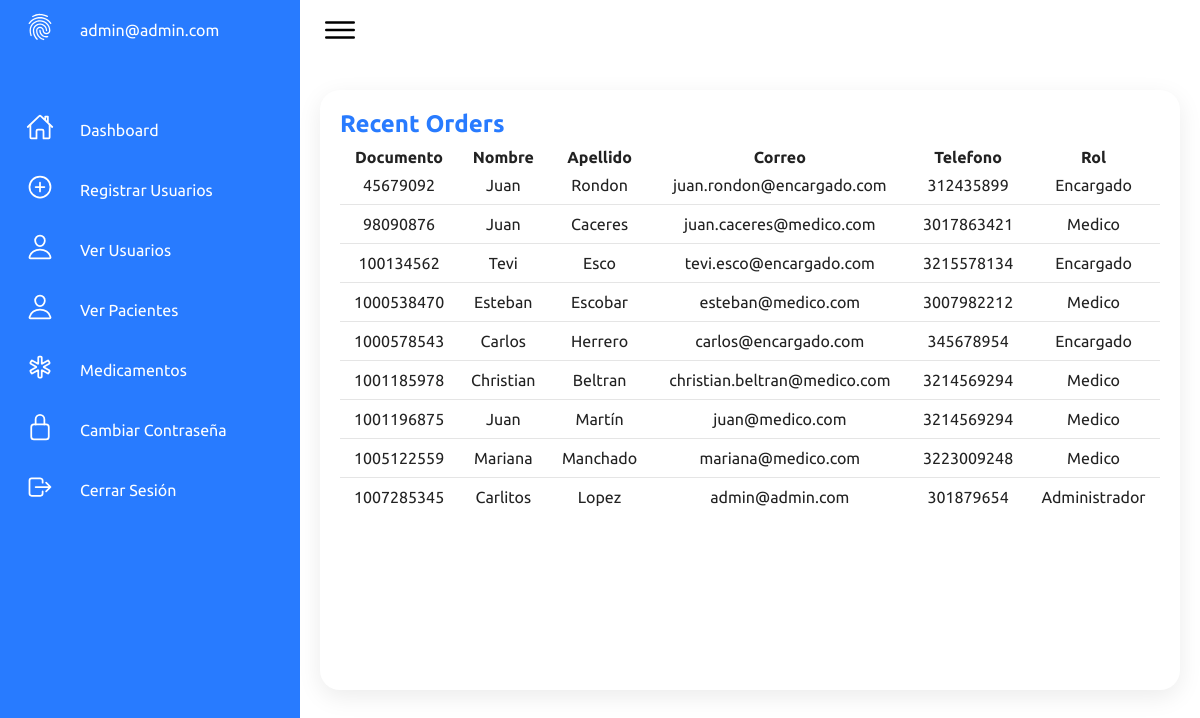
Page /includes/verusuarios.php (signed in) on the committed database.
### tables this page shows
CREATE TABLE `usuario` (
  `documento` bigint(20) NOT NULL,
  `nombre` varchar(128) NOT NULL,
  `apellido` varchar(128) NOT NULL,
  `correo` varchar(256) NOT NULL,
  `password` varchar(300) NOT NULL,
  `telefono` bigint(20) NOT NULL,
  `idRol` int(11) NOT NULL
);

CREATE TABLE `rol` (
  `idRol` int(11) NOT NULL,
  `nombre` varchar(100) NOT NULL
);

### includes/verusuarios.php (the view, shortened to what this page needs)
<?php
require '../includes/conexion.php';
$sql = "SELECT usuario.documento AS documento, usuario.nombre AS nombre, usuario.apellido AS apellido, usuario.correo AS correo, usuario.telefono AS telefono, rol.nombre AS rol FROM usuario INNER JOIN rol on usuario.idRol = rol.idRol;";
$resultado = $link->query($sql);
?>
<!DOCTYPE html>
<html lang="en">
<head>
    <link rel="stylesheet" href="../css/styleusuario.css">
</head>
<body>
    <div class="container">
        <div class="navigation">
            <ul>
                <li>
                    <a href="">
                        <span class="icon"><ion-icon name="finger-print-outline"></ion-icon></span>
                        <span class="title"><?php echo htmlspecialchars($_SESSION["username"]); ?></span>
                    </a>
                </li>
                <li>
                    <a href="homeadmin.php">
                        <span class="icon"><ion-icon name="home-outline"></ion-icon></span>
                        <span class="title">Dashboard</span>
                    </a>
                </li>
                <li>
                    <a href="registro.php">
                        <span class="icon"><ion-icon name="add-circle-outline"></ion-icon></span>
                        <span class="title">Registrar Usuarios</span>
                    </a>
                </li>
                <li>
                    <a href="verusuarios.php">
                        <span class="icon"><ion-icon name="person-outline"></ion-icon></span>
                        <span class="title">Ver Usuarios</span>
                    </a>
                </li>
                <li>
                    <a href='pacientes.php'>
                        <span class='icon'><ion-icon name='person-outline'></ion-icon></span>
                        <span class='title'>Ver Pacientes</span>
                    </a>
                </li>
                <li>
                    <a href="vermedicamentoa.php">
                        <span class="icon"><ion-icon name="medical-outline"></ion-icon></span>
                        <span class="title">Medicamentos</span>
                    </a>
                </li>
                <li>
                    <a href="contraseña.php">
                        <span class="icon"><ion-icon name="lock-closed-outline"></ion-icon></span>
                        <span class="title">Cambiar Contraseña</span>
                    </a>
                </li>
                <li>
                    <a href="logout.php">
                        <span class="icon"><ion-icon name="log-out-outline"></ion-icon></span>
                        <span class="title">Cerrar Sesión</span>
                    </a>
                </li>
            </ul>
        </div>
    </div>
    <div class="main">
        <div class="topbar">
            <div class="toggle">
                <ion-icon name="menu-outline"></ion-icon>
            </div>
        </div>
                <div class="details">
                <div class="recentOrders">
                    <section class="price container">
                        <h1 style="color: var(--blue);">Recent Orders</h1>
                    <table>
                        <thead>
                        <tr>
                                <th>Documento</th>
                                <th>Nombre</th>
                                <th>Apellido</th>
                                <th>Correo</th>
                                <th>Telefono</th>
                                <th>Rol</th>
                            </tr>
                        </thead>
                        <tbody>
                        <?php while($row = $resultado->fetch_array(MYSQLI_ASSOC)) { ?>
							<tr>
								<td><center><?php echo $row['documento'];?></center></td>
								<td><center><?php echo $row['nombre']; ?></center></td>
								<td><center><?php echo $row['apellido']; ?></center></td>
								<td><center><?php echo $row['correo']; ?></center></td>
								<td><center><?php echo $row['telefono']; ?></center></td>
								<td><center><?php echo $row['rol']; ?></center></td>
							</tr>
						<?php } ?>
                        </tbody>
                    </table>
                    </section>
                </div>
            </div>
    </div>
</body>
</html>

### css/styleusuario.css (style rules this page uses)
* { margin: 0; padding: 0; box-sizing: border-box; font-family: 'Ubuntu', sans-serif; }
:root { --blue: #287bff; --white: #fff; --grey: #f5f5f5; --black1: #222; --black2: #999; }
body { min-height: 100vh; overflow-x: hidden; }
.container { position: relative; width: 100%; }
.navigation { position: fixed; width: 300px; height: 100%; background: var(--blue); border-left: 10px solid var(--blue); transition: 0.5s; overflow: hidden; }
.navigation ul { position: absolute; top: 0; left: 0; width: 100%; }
.navigation ul li { position: relative; width: 100%; list-style: none; border-top-left-radius: 30px; border-bottom-left-radius: 30px; }
.navigation ul li:nth-child(1) { margin-bottom: 40px; pointer-events: none; }
.navigation ul li a { position: relative; display: block; width: 100%; display: flex; text-decoration: none; color: var(--white); }
.navigation ul li a .icon { position: relative; display: block; min-width: 60px; height: 60px; line-height: 70px; text-align: center; }
.navigation ul li a .icon ion-icon { font-size: 1.75em; }
.navigation ul li a .title { position: relative; display: block; padding: 0 10px; height: 60px; line-height: 60px; text-align: start; white-space: nowrap; }
.main { position: absolute; width: calc(100% - 300px); left: 300px; min-height: 100vh; background: var(--white); transition: 0.5s; }
.topbar { width: 100%; height: 60px; display: flex; justify-content: space-between; align-items: center; padding: 0 10px; }
.toggle { position: relative; width: 60px; height: 60px; display: flex; justify-content: center; align-items: center; font-size: 2.5em; cursor: pointer; }
.details { position: relative; width: 100%; padding: 20px; display: grid; grid-template-columns:1fr; grid-gap: 30px; margin-top: 10px; }
.details .recentOrders { position: relative; display: grid; min-height: 600px; background: var(--white); padding: 20px; box-shadow: 0 7px 25px rgba(0, 0, 0, 0.08); border-radius: 20px; }
.details table { width: 100%; border-collapse: collapse; margin-top: 10px; }
.details .recentOrders table tr { color: var(--black1); border-bottom: 1px solid rgba(0, 0, 0, 0.1); }
.details .recentOrders table tr:last-child { border-bottom: none; }
.details .recentOrders table tr td { padding: 10px; }
.details .recentOrders table tr td:last-child { text-align: end; }
.details .recentOrders table tr td:nth-child(2) { text-align: end; }
.details .recentOrders table tr td:nth-child(3) { text-align: center; }

### rows in the picture
usuario: documento "45679092", nombre "Juan", apellido "Rondon", correo "juan.rondon@encargado.com", telefono "312435899", idRol.nombre "Encargado"
usuario: documento "98090876", nombre "Juan", apellido "Caceres", correo "juan.caceres@medico.com", telefono "3017863421", idRol.nombre "Medico"
usuario: documento "100134562", nombre "Tevi", apellido "Esco", correo "tevi.esco@encargado.com", telefono "3215578134", idRol.nombre "Encargado"
usuario: documento "1000538470", nombre "Esteban", apellido "Escobar", correo "esteban@medico.com", telefono "3007982212", idRol.nombre "Medico"
usuario: documento "1000578543", nombre "Carlos", apellido "Herrero", correo "carlos@encargado.com", telefono "345678954", idRol.nombre "Encargado"
usuario: documento "1001185978", nombre "Christian", apellido "Beltran", correo "christian.beltran@medico.com", telefono "3214569294", idRol.nombre "Medico"
usuario: documento "1001196875", nombre "Juan", apellido "Martín", correo "juan@medico.com", telefono "3214569294", idRol.nombre "Medico"
usuario: documento "1005122559", nombre "Mariana", apellido "Manchado", correo "mariana@medico.com", telefono "3223009248", idRol.nombre "Medico"
usuario: documento "1007285345", nombre "Carlitos", apellido "Lopez", correo "admin@admin.com", telefono "301879654", idRol.nombre "Administrador"

### other values in the picture
$_SESSION["username"] "admin@admin.com"
